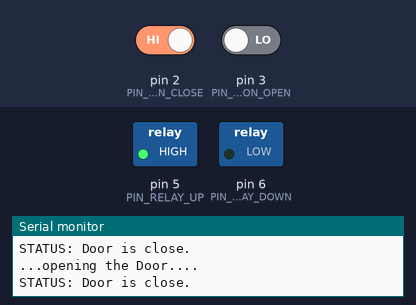
A sketch run on a simulated Arduino Uno, built with avr-gcc and run on an emulated ATmega328P. On the bench: switched loads named in the sketch (green lamp = pin HIGH), the last lines printed to the serial monitor. Inputs (shaded band) come from the test bench; at power-on: pin 2 (PIN_GERCON_CLOSE) HIGH, pin 3 (PIN_GERCON_OPEN) LOW. The local clock reads 2024-03-15 10:24:30 at power-on unless the sketch sets it.

Above: at 4.2 s.
4.3 s: pin 2 (PIN_GERCON_CLOSE) driven LOW
6.6 s: pin 3 (PIN_GERCON_OPEN) driven HIGH
At 8.2 s:
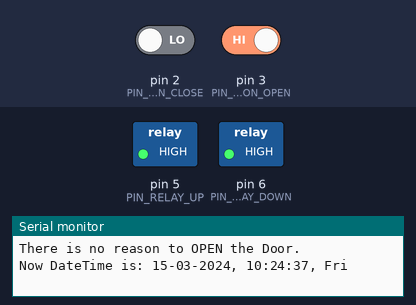
8.6 s: pin 2 (PIN_GERCON_CLOSE) driven HIGH
At 9.7 s:
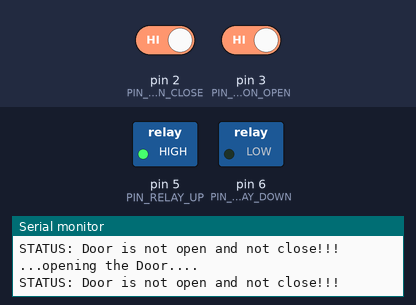
Timing chart, 0 to 11.6 s (numbered marks = the images above; inputs shaded):
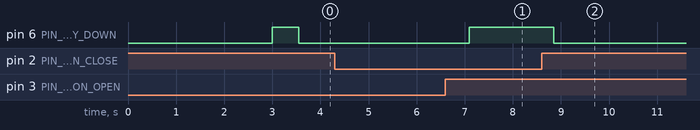

Measured:
- after the input at 6.6 s, pin 6 (PIN_RELAY_DOWN): LOW → HIGH after 0.49 s
- after the input at 8.6 s, pin 6 (PIN_RELAY_DOWN): HIGH → LOW after 0.26 s

The sketch:

OpenClose.ino
```cpp
#include <iarduino_RTC.h>
//  iarduino_RTC time(RTC_DS1302, 8, 7, 6); // подключаем RTC модуль на базе чипа DS1302, указывая выводы Arduino подключённые к выводам модуля RST, CLK, DAT
//  iarduino_RTC time(RTC_DS1307);          // подключаем RTC модуль на базе чипа DS1307, используется аппаратная шина I2C
iarduino_RTC time(RTC_DS3231);          // подключаем RTC модуль на базе чипа DS3231, используется аппаратная шина I2C

#define OPEN_HOUR 9           // Час открытия
#define CLOSE_HOUR 21         // Час закрытия
#define PIN_RELAY_UP 5        // Определяем пин, используемый для подключения реле для ПОДЪЁМА
#define PIN_RELAY_DOWN 6      // Определяем пин, используемый для подключения реле для ОПУСКАНИЯ
#define PIN_GERCON_OPEN 3     // Определяем пин, используемый для подключения геркона остановки ПОДЪЁМА
#define PIN_GERCON_CLOSE 2    // Определяем пин, используемый для подключения геркона остановки ОПУСКАНИЯ
#define DOOR_IS_OPEN 1        // Значение возвращаемое в случае если дверь ОТкрыта
#define DOOR_IS_CLOSE 0       // Значение возвращаемое в случае если дверь ЗАкрыта
//#define TESTING_PROGRAMM true
#define TESTING_PROGRAMM false

//--------------- Блок инициализации ------------
void setup() {
    digitalWrite(PIN_RELAY_UP, HIGH);     // Выключаем реле
    digitalWrite(PIN_RELAY_DOWN, HIGH);   // Выключаем реле

    delay(3000);
    Serial.begin(9600);
    time.begin();
//    time.settime(0,50,12,04,8,19,4);  // 0  сек, 07 мин, 22 час, 8, октября, 2019 год, четверг

    pinMode(PIN_RELAY_UP, OUTPUT);       // Объявляем пин реле как выход
    pinMode(PIN_RELAY_DOWN, OUTPUT);     // Объявляем пин реле как выход
    pinMode(PIN_GERCON_OPEN, INPUT);     // Объявляем пин геркона как вход
    pinMode(PIN_GERCON_CLOSE, INPUT);    // Объявляем пин геркона как вход
}
//--------------- Рабочий цикл программы ------------
void loop(){
  // Начинаем цикл.
  Serial.print("Now DateTime is: ");
  Serial.println(time.gettime("d-m-Y, H:i:s, D"));
  my_delay();

  if (IsPeriodToOpen()){
    Serial.print("It is period to open the door.  ");
    if (DoorStatus()!=DOOR_IS_OPEN){
      Serial.print("Trying to open the door.  ");
      MooveUp();
    } else {
      Serial.println("There is no reason to OPEN the Door.");
    }
  }

  if (IsPeriodToClose()){
    Serial.print("It is period to CLOSE the door.  ");
    if (DoorStatus()!=DOOR_IS_CLOSE){
      Serial.print("Trying to CLOSE the door.  ");
      MoveDown();
    } else {
      Serial.println("There is no reason to CLOSE the Door.");
    }
  }
}

//--------------- Функции состояний ------------
bool IsPeriodToOpen(){
  int nCurrTime;
  String sCurrTime;
  if (TESTING_PROGRAMM) {
    // В этом состоянии переключение режима ОТКРЫТЬ/ЗАКРЫТЬ
    // происходит каждые две минуты:
    // OPEN:  0,1,    4,5        и т.д.
    // CLOSE:     2,3,    6,7,   и т.д.
    sCurrTime = time.gettime("i");
    nCurrTime = sCurrTime.toInt();
    nCurrTime = nCurrTime - int(nCurrTime/4)*4;
    Serial.println(nCurrTime);
    return (nCurrTime==0 || nCurrTime==1);
  } else {
    // Если предыдущий код обошли, то отпределяем текущий час и
    // входит ли он в установленный диапозон ограничений по часам.
    sCurrTime = time.gettime("H");
    nCurrTime = sCurrTime.toInt();
    return(nCurrTime>=OPEN_HOUR && nCurrTime<CLOSE_HOUR);
  }
}
bool IsPeriodToClose(){
  // Признак инвертированный от статуса "Открыть" .
  return(!IsPeriodToOpen());
}
int DoorStatus(){
  if (digitalRead(PIN_GERCON_OPEN) && !digitalRead(PIN_GERCON_CLOSE)){
    Serial.println("STATUS: Door is open.");
    return(1);  // Открыта
  }
  if (digitalRead(PIN_GERCON_CLOSE) && !digitalRead(PIN_GERCON_OPEN)){
    Serial.println("STATUS: Door is close.");
    return(0);  // Закрыта
  }
  Serial.println("STATUS: Door is not open and not close!!!");
  return(-1); // Ни то, ни сё
}
//--------------- Функции работы с мотором ------------
void TurnOffEngine(){
  digitalWrite(PIN_RELAY_DOWN, HIGH);
  digitalWrite(PIN_RELAY_UP, HIGH);
  Serial.println("Engine stopped!");
}
void MooveUp(){
//  return
  Serial.println("Starting Engine....");
  digitalWrite(PIN_RELAY_DOWN, LOW);
  digitalWrite(PIN_RELAY_UP, HIGH);
  while (DoorStatus()!=DOOR_IS_OPEN){
    my_delay();
    Serial.println("...opening the Door....");
  }
  // Вышли из цикла по сигналу с геркона. Надо выключить мотор.
  TurnOffEngine();
}
void MoveDown(){
//  return
  Serial.println("Starting Engine....");
  digitalWrite(PIN_RELAY_UP, LOW);
  digitalWrite(PIN_RELAY_DOWN, HIGH);
  while (DoorStatus()!=DOOR_IS_CLOSE){
    my_delay();
    Serial.println("...closing the Door....");
  }
  // Вышли из цикла по сигналу с геркона. Надо выключить мотор.
  TurnOffEngine();
}
//----------------------------------------------------------------
void my_delay() {
  if (TESTING_PROGRAMM) {
    delay(5000);
  } else {
    delay(500);
  }
}
```
